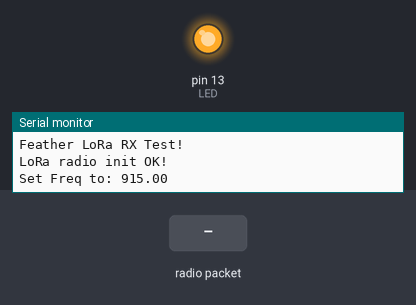
Simulated run of this sketch. Board: Arduino Uno, built with avr-gcc and run on an emulated ATmega328P. Parts: output pins drawn as LEDs (lit = HIGH), the last lines printed to the serial monitor. The test bench sets the inputs (shaded band). No radio packets arrive unless stated; pins used as bus, display or sensor lines are not drawn.

Above: at 1.3 s.
1.4 s: radio packet "1" arrives
At 1.53 s:
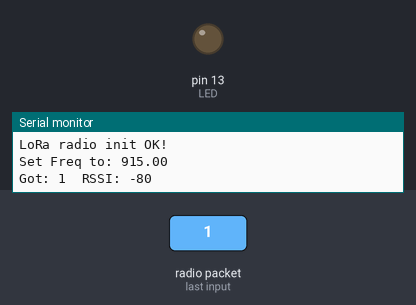
Timing chart, 0 to 4.4 s (numbered marks = the images above; inputs shaded):
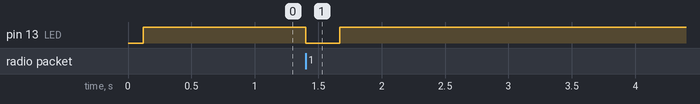

The sketch:

LoRaRemote.ino
```cpp
// Feather9x_RX

#include <SPI.h>
#include <RH_RF95.h>

/* for feather32u4 */
#define RFM95_CS 8
#define RFM95_RST 4
#define RFM95_INT 7

// Change to 434.0 or other frequency, must match RX's freq!
#define RF95_FREQ 915.0

// Singleton instance of the radio driver
RH_RF95 rf95(RFM95_CS, RFM95_INT);

// Blinky on receipt
#define LED 13
bool toggle;

void setup()
{
  pinMode(LED, OUTPUT);
  pinMode(RFM95_RST, OUTPUT);
  digitalWrite(RFM95_RST, HIGH);

  //while (!Serial);
  Serial.begin(9600);
  delay(100);

  Serial.println("Feather LoRa RX Test!");

  // manual reset
  digitalWrite(RFM95_RST, LOW);
  delay(10);
  digitalWrite(RFM95_RST, HIGH);
  delay(10);

  while (!rf95.init()) {
    Serial.println("LoRa radio init failed");
    while (1);
  }
  Serial.println("LoRa radio init OK!");

  // Defaults after init are 434.0MHz, modulation GFSK_Rb250Fd250, +13dbM
  if (!rf95.setFrequency(RF95_FREQ)) {
    Serial.println("setFrequency failed");
    while (1);
  }
  Serial.print("Set Freq to: "); Serial.println(RF95_FREQ);

  // Defaults after init are 434.0MHz, 13dBm, Bw = 125 kHz, Cr = 4/5, Sf = 128chips/symbol, CRC on

  // The default transmitter power is 13dBm, using PA_BOOST.
  // If you are using RFM95/96/97/98 modules which uses the PA_BOOST transmitter pin, then
  // you can set transmitter powers from 5 to 23 dBm:
  rf95.setTxPower(23, false);
}

void loop()
{
  digitalWrite(LED, HIGH);
  if (rf95.available())
  {
    // Should be a message for us now
    uint8_t buf[RH_RF95_MAX_MESSAGE_LEN];
    uint8_t len = sizeof(buf);

    if (rf95.recv(buf, &len))
    {
      if (toggle)digitalWrite(LED, HIGH);
      else digitalWrite(LED, LOW);
      toggle = !toggle;

      RH_RF95::printBuffer("Received: ", buf, len);
      Serial.print("Got: ");
      Serial.print((char*)buf);
       Serial.print("  RSSI: ");
      Serial.println(rf95.lastRssi(), DEC);
      delay(10);
      // Send a reply
      delay(200); // may or may not be needed
      uint8_t data[] = "RECD";
      rf95.send(data, sizeof(data));
      rf95.waitPacketSent();
      //Serial.println("Sent a reply");
    }
    else
    {
      Serial.println("Receive failed");
    }
  }
}
```

Measured:
- after the input at 1.4 s, pin 13 (LED): HIGH → LOW at once, → HIGH 0.27 s later
